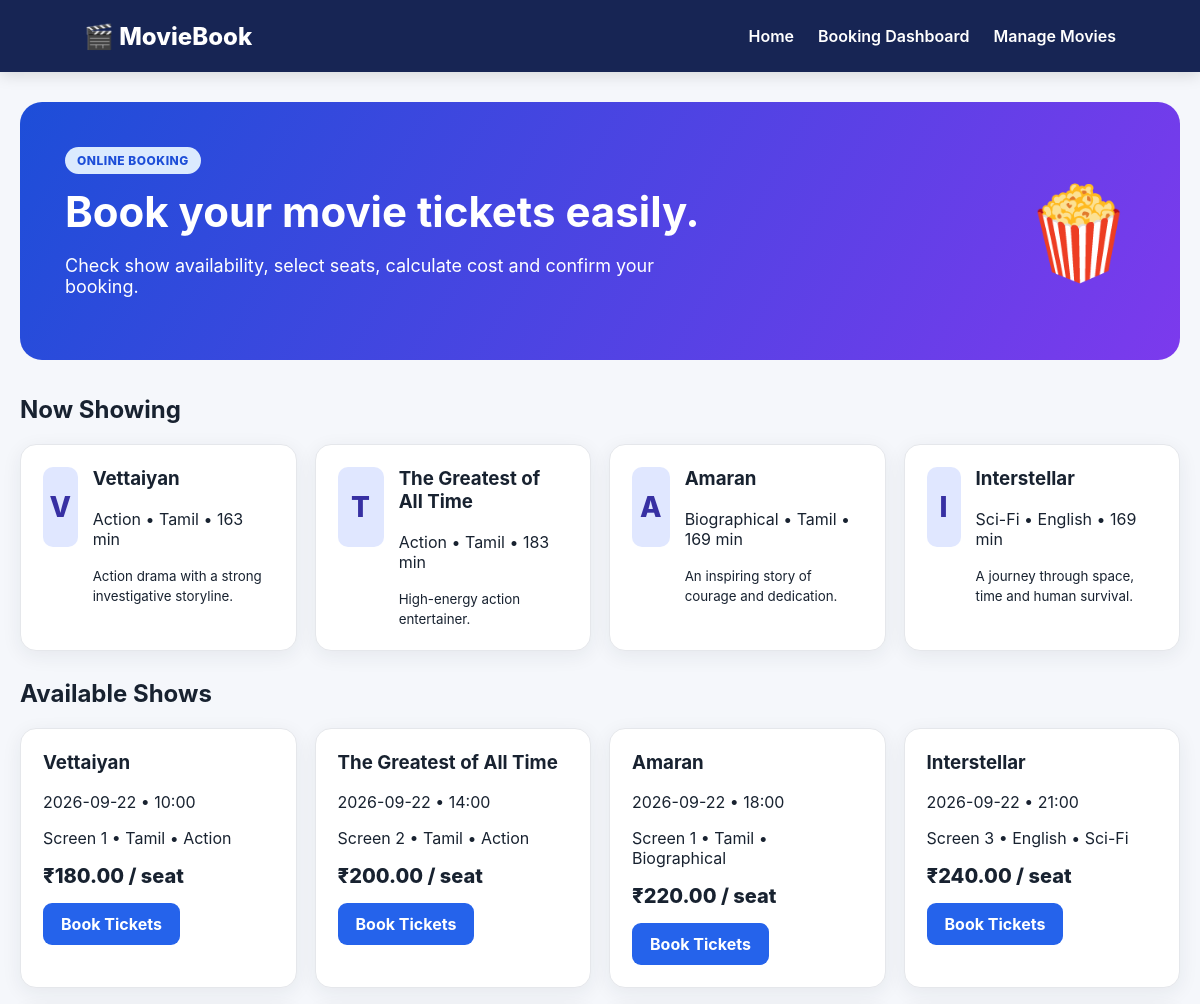
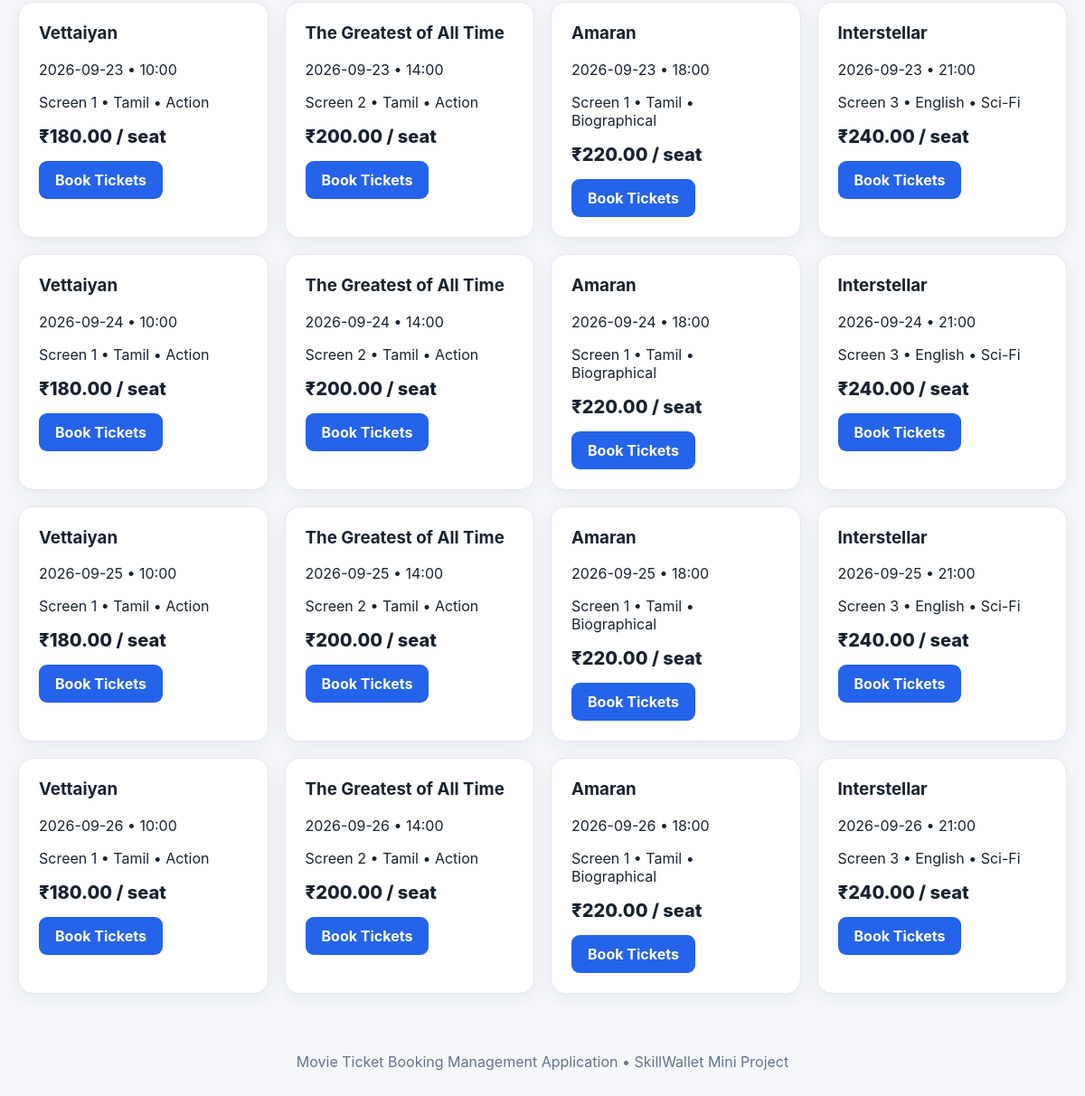
The page / on the database its author committed (2 pictures, top to bottom).
### tables this page shows
CREATE TABLE movies (
        id INTEGER PRIMARY KEY AUTOINCREMENT,
        title TEXT NOT NULL,
        genre TEXT NOT NULL,
        duration INTEGER NOT NULL,
        language TEXT NOT NULL,
        certificate TEXT NOT NULL,
        description TEXT
    );

CREATE TABLE shows (
        id INTEGER PRIMARY KEY AUTOINCREMENT,
        movie_id INTEGER NOT NULL,
        show_date TEXT NOT NULL,
        show_time TEXT NOT NULL,
        screen TEXT NOT NULL,
        total_seats INTEGER NOT NULL DEFAULT 60,
        price REAL NOT NULL,
        FOREIGN KEY(movie_id) REFERENCES movies(id) ON DELETE CASCADE
    );

### app.py (the view)
@app.route("/")
def index():
    conn = get_db()
    movies = conn.execute("SELECT * FROM movies ORDER BY id").fetchall()
    shows = conn.execute("""
        SELECT s.*, m.title, m.genre, m.language
        FROM shows s JOIN movies m ON m.id=s.movie_id
        WHERE s.show_date >= date('now','localtime')
        ORDER BY s.show_date, s.show_time
    """).fetchall()
    conn.close()
    return render_template("index.html", movies=movies, shows=shows)

### app.py (called while the page is built)
def get_db():
    conn = sqlite3.connect(DB_PATH)
    conn.row_factory = sqlite3.Row
    conn.execute("PRAGMA foreign_keys = ON")
    return conn

### templates/index.html (shortened to what this page needs)
{% extends "base.html" %}
{% block content %}
<section class="hero">
  <div>
    <span class="pill">ONLINE BOOKING</span>
    <h1>Book your movie tickets easily.</h1>
    <p>Check show availability, select seats, calculate cost and confirm your booking.</p>
  </div>
  <div class="hero-icon">🍿</div>
</section>
<h2>Now Showing</h2>
<div class="movie-grid">
{% for m in movies %}
  <article class="movie-card">
    <div class="poster">{{ m.title[0] }}</div>
    <div>
      <h3>{{ m.title }}</h3>
      <p>{{ m.genre }} • {{ m.language }} • {{ m.duration }} min</p>
      <small>{{ m.description }}</small>
    </div>
  </article>
{% endfor %}
</div>
<h2>Available Shows</h2>
<div class="show-grid">
{% for s in shows %}
  <article class="show-card">
    <h3>{{ s.title }}</h3>
    <p>{{ s.show_date }} • {{ s.show_time }}</p>
    <p>{{ s.screen }} • {{ s.language }} • {{ s.genre }}</p>
    <div class="price">₹{{ "%.2f"|format(s.price) }} / seat</div>
    <a class="btn" href="{{ url_for('book', show_id=s.id) }}">Book Tickets</a>
  </article>
{% else %}
  <p>No shows available.</p>
{% endfor %}
</div>
{% endblock %}

### templates/base.html (shortened to what this page needs)
<!DOCTYPE html>
<html lang="en">
<head>
    <link rel="stylesheet" href="{{ url_for('static', filename='css/style.css') }}">
</head>
<body>
<nav class="navbar">
    <div class="brand">🎬 MovieBook</div>
    <div class="navlinks">
        <a href="{{ url_for('index') }}">Home</a>
        <a href="{{ url_for('dashboard') }}">Booking Dashboard</a>
        <a href="{{ url_for('movies') }}">Manage Movies</a>
    </div>
</nav>
<main class="container">
    {% block content %}{% endblock %}
</main>
<footer>Movie Ticket Booking Management Application • SkillWallet Mini Project</footer>
</body>
</html>

### static/style.css (style rules this page uses)
* { box-sizing:border-box }
body { margin:0;font-family:Inter,Segoe UI,Arial,sans-serif;background:#f5f7fb;color:#182230 }
.navbar { height:72px;background:#172554;color:#fff;display:flex;align-items:center;justify-content:space-between;padding:0 7%;box-shadow:0 3px 15px #0002 }
.brand { font-size:24px;font-weight:800 }
.navlinks { display:flex;gap:24px }
.navlinks a { color:#fff;text-decoration:none;font-weight:600 }
.container { max-width:1200px;margin:30px auto;padding:0 20px }
.hero { background:linear-gradient(120deg,#1d4ed8,#7c3aed);color:white;border-radius:22px;padding:45px;display:flex;justify-content:space-between;align-items:center;margin-bottom:35px }
.hero h1 { font-size:42px;margin:12px 0 }
.hero p { font-size:18px;max-width:650px }
.hero-icon { font-size:90px }
.pill { display:inline-block;background:#dbeafe;color:#1d4ed8;padding:6px 12px;border-radius:20px;font-size:12px;font-weight:800;letter-spacing:.5px }
h1 { margin:8px 0 6px }
h2 { margin-top:28px }
.movie-grid,.show-grid { display:grid;grid-template-columns:repeat(auto-fit,minmax(240px,1fr));gap:18px }
.movie-card,.show-card,.form-card,.table-card { background:white;border-radius:16px;padding:22px;box-shadow:0 5px 20px #1e293b12;border:1px solid #e5e7eb }
.movie-card { display:flex;gap:15px }
.poster { width:60px;height:80px;border-radius:10px;background:#e0e7ff;display:grid;place-items:center;font-size:28px;font-weight:800;color:#3730a3 }
.movie-card h3,.show-card h3 { margin-top:0 }
.show-card { position:relative }
.show-card .price { font-size:20px;font-weight:800;margin:15px 0 }
.btn { display:inline-block;border:0;background:#2563eb;color:#fff;text-decoration:none;padding:11px 18px;border-radius:9px;font-weight:700;cursor:pointer }
footer { text-align:center;padding:35px;color:#64748b }

### rows shown on the page
movies: title "V", title "Vettaiyan", genre "Action", language "Tamil", duration "163", description "Action drama with a strong investigative storyline."
movies: title "T", title "The Greatest of All Time", genre "Action", language "Tamil", duration "183", description "High-energy action entertainer."
movies: title "A", title "Amaran", genre "Biographical", language "Tamil", duration "169", description "An inspiring story of courage and dedication."
movies: title "I", title "Interstellar", genre "Sci-Fi", language "English", duration "169", description "A journey through space, time and human survival."
shows: title "Vettaiyan", show_date "2026-09-22", show_time "10:00", screen "Screen 1", language "Tamil", genre "Action", price "180.00"
shows: title "The Greatest of All Time", show_date "2026-09-22", show_time "14:00", screen "Screen 2", language "Tamil", genre "Action", price "200.00"
shows: title "Amaran", show_date "2026-09-22", show_time "18:00", screen "Screen 1", language "Tamil", genre "Biographical", price "220.00"
shows: title "Interstellar", show_date "2026-09-22", show_time "21:00", screen "Screen 3", language "English", genre "Sci-Fi", price "240.00"
shows: title "Vettaiyan", show_date "2026-09-23", show_time "10:00", screen "Screen 1", language "Tamil", genre "Action", price "180.00"
shows: title "The Greatest of All Time", show_date "2026-09-23", show_time "14:00", screen "Screen 2", language "Tamil", genre "Action", price "200.00"
shows: title "Amaran", show_date "2026-09-23", show_time "18:00", screen "Screen 1", language "Tamil", genre "Biographical", price "220.00"
shows: title "Interstellar", show_date "2026-09-23", show_time "21:00", screen "Screen 3", language "English", genre "Sci-Fi", price "240.00"
shows: title "Vettaiyan", show_date "2026-09-24", show_time "10:00", screen "Screen 1", language "Tamil", genre "Action", price "180.00"
shows: title "The Greatest of All Time", show_date "2026-09-24", show_time "14:00", screen "Screen 2", language "Tamil", genre "Action", price "200.00"
shows: title "Amaran", show_date "2026-09-24", show_time "18:00", screen "Screen 1", language "Tamil", genre "Biographical", price "220.00"
shows: title "Interstellar", show_date "2026-09-24", show_time "21:00", screen "Screen 3", language "English", genre "Sci-Fi", price "240.00"
shows: title "Vettaiyan", show_date "2026-09-25", show_time "10:00", screen "Screen 1", language "Tamil", genre "Action", price "180.00"
shows: title "The Greatest of All Time", show_date "2026-09-25", show_time "14:00", screen "Screen 2", language "Tamil", genre "Action", price "200.00"
shows: title "Amaran", show_date "2026-09-25", show_time "18:00", screen "Screen 1", language "Tamil", genre "Biographical", price "220.00"
shows: title "Interstellar", show_date "2026-09-25", show_time "21:00", screen "Screen 3", language "English", genre "Sci-Fi", price "240.00"
shows: title "Vettaiyan", show_date "2026-09-26", show_time "10:00", screen "Screen 1", language "Tamil", genre "Action", price "180.00"
shows: title "The Greatest of All Time", show_date "2026-09-26", show_time "14:00", screen "Screen 2", language "Tamil", genre "Action", price "200.00"
shows: title "Amaran", show_date "2026-09-26", show_time "18:00", screen "Screen 1", language "Tamil", genre "Biographical", price "220.00"
shows: title "Interstellar", show_date "2026-09-26", show_time "21:00", screen "Screen 3", language "English", genre "Sci-Fi", price "240.00"
